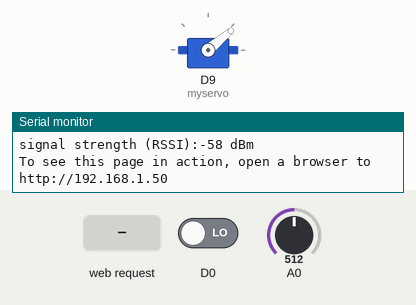
A sketch run on a simulated Arduino MKR. On the bench: servo, the last lines printed to the serial monitor. Inputs (shaded band) come from the test bench; at power-on: D0 LOW, A0 = 512. WiFi joins after 1.5 s; servers stay silent unless stated.

Above: at 12.7 s.
12.8 s: HTTP request GET /u received
At 13.2 s:
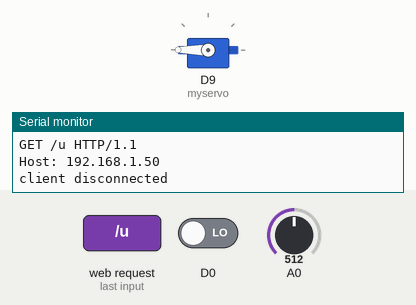
14.3 s: HTTP request GET /l received
At 15.6 s:
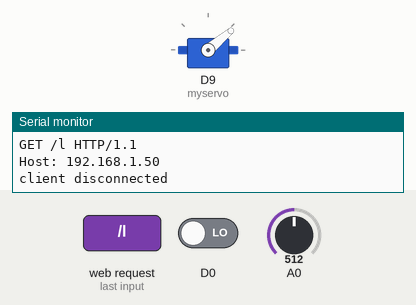
Timing chart, 0 to 17.3 s (numbered marks = the images above; inputs shaded):
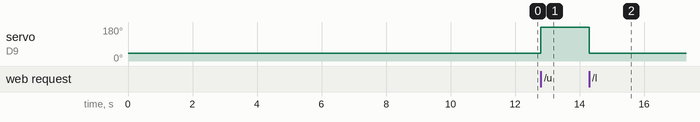

Measured:
- after the input at 12.8 s, servo on D9 (myservo): 40° → 180° at once
- after the input at 14.3 s, servo on D9 (myservo): 180° → 40° at once

The sketch:

Home_Security.ino
```cpp
#include <SPI.h>
#include <WiFi101.h>
#include <Servo.h>

char ssid[] = "BELL876";        // your network SSID (name)
char pass[] = "Icnrmp2001bellfibe";    // your network password (use for WPA, or use as key for WEP)
int keyIndex = 0;
int doorBell = 0;

Servo myservo;

String header;
String lock = "l";

int pos = 0;

int status = WL_IDLE_STATUS;
WiFiServer server(80);

void setup() {
  // put your setup code here, to run once:

  Serial.begin(9600);      // initialize serial communication
  pinMode(9, OUTPUT);      // set the pin mode
  pinMode(0, INPUT);
  myservo.attach(9);
  // for (pos = 180; pos >= 40; pos -= 1) { // goes from 180 degrees to 40 degrees
  // in steps of 1 degree
  myservo.write(40);              // tell servo to go to position 40
  delay(15);                       // waits 15ms for the servo to reach the position
  //}
  lock = "l";
  // attempt to connect to WiFi network:
  while ( status != WL_CONNECTED) {
    Serial.print("Attempting to connect to Network named: ");
    Serial.println(ssid);                   // print the network name (SSID);

    // Connect to WPA/WPA2 network. Change this line if using open or WEP network:
    status = WiFi.begin(ssid, pass);
    // wait 10 seconds for connection:
    delay(10000);
  }
  server.begin();                           // start the web server on port 80
  printWiFiStatus();                        // you're connected now, so print out the status
}

void loop() {
  // put your main code here, to run repeatedly:
  WiFiClient client = server.available();
  int waterLevel = analogRead(A0);
  if (digitalRead(0) == HIGH && lock == "l") {
    doorBell = 1;
  }

  if (client) {
    Serial.println("new client");
    // an http request ends with a blank line
    bool currentLineIsBlank = true;
    while (client.connected()) {
      if (client.available()) {
        char c = client.read();
        Serial.write(c);
        header += c;
        // if you've gotten to the end of the line (received a newline
        // character) and the line is blank, the http request has ended,
        // so you can send a reply
        if (c == '\n' && currentLineIsBlank) {
          // send a standard http response header
          client.println("HTTP/1.1 200 OK");
          client.println("Content-Type: text/html");
          //client.println("Connection: close");  // the connection will be closed after completion of the response
          client.println("Refresh: 5");  // refresh the page automatically every 5 sec
          client.println();
          client.println("<!DOCTYPE HTML>");
          client.println("<html>");
          client.println("<head>");
          client.println("<title>SMaRT.IO House</title>");
          client.println("<style>");
          client.println("a{auto; font-size: 32px; padding-bottom: 20px;}");
          client.println("p{text-align: center; font-size: 32px; padding-bottom: 20px; width: 33%; padding-top: 20px; padding-bottom: 20px;}");
          client.println(".knock{font-weight:bold; background-color:lightgrey; color: black;}");
          client.println(".flood{font-weight:bold; background-color:lightblue; color: blue;}");
          client.println("</style>");
          client.println("</head>");
          client.println("<body>");
          client.println("<h1>Security-Maintained and Real-Time Internet Operated House</h1>");

          if (header.indexOf("GET /u") >= 0 && lock == "l") {
            myservo.write(180);              // tell servo to go to position 180
            delay(15);                       // waits 15ms for the servo to reach the position
            lock = "u";
            doorBell = 0;
          }
          else if (header.indexOf("GET /l") >= 0 && lock == "u") {
            myservo.write(40);              // tell servo to go to position 40
            delay(15);                       // waits 15ms for the servo to reach the position
            lock = "l";
          }

          if (lock == "u") {
            client.println("<a href=\"/l\"><p>LOCK</p></a>");
          }
          //client.println("<br />");
          else if (lock == "l") {
            client.println("<a href=\"/u\"><p>UNLOCK</p></a>");
          }
          if (waterLevel > 100) {
            client.println("<p class=\"flood\">FLOOD ALERT</p>");
          }
          else {
            client.println("<p>No Flood</p>");
          }
          if (doorBell == 1 && lock == "l") {
            client.println("<p class=\"knock\">Knock! Knock!</p>");
          }
          else {
            client.println("<p>Nobody at the Door</p>");
          }

          client.println("</body>");
          client.println("</html>");
          break;
        }
        if (c == '\n') {
          // you're starting a new line
          currentLineIsBlank = true;
        }
        else if (c != '\r') {
          // you've gotten a character on the current line
          currentLineIsBlank = false;
        }
      }
    }
    // give the web browser time to receive the data
    delay(10);
    // close the connection:
    header = "";
    client.stop();
    Serial.println("client disconnected");
  }
}

void printWiFiStatus() {
  // print the SSID of the network you're attached to:
  Serial.print("SSID: ");
  Serial.println(WiFi.SSID());

  // print your WiFi shield's IP address:
  IPAddress ip = WiFi.localIP();
  Serial.print("IP Address: ");
  Serial.println(ip);

  // print the received signal strength:
  long rssi = WiFi.RSSI();
  Serial.print("signal strength (RSSI):");
  Serial.print(rssi);
  Serial.println(" dBm");
  // print where to go in a browser:
  Serial.print("To see this page in action, open a browser to http://");
  Serial.println(ip);
}
```
